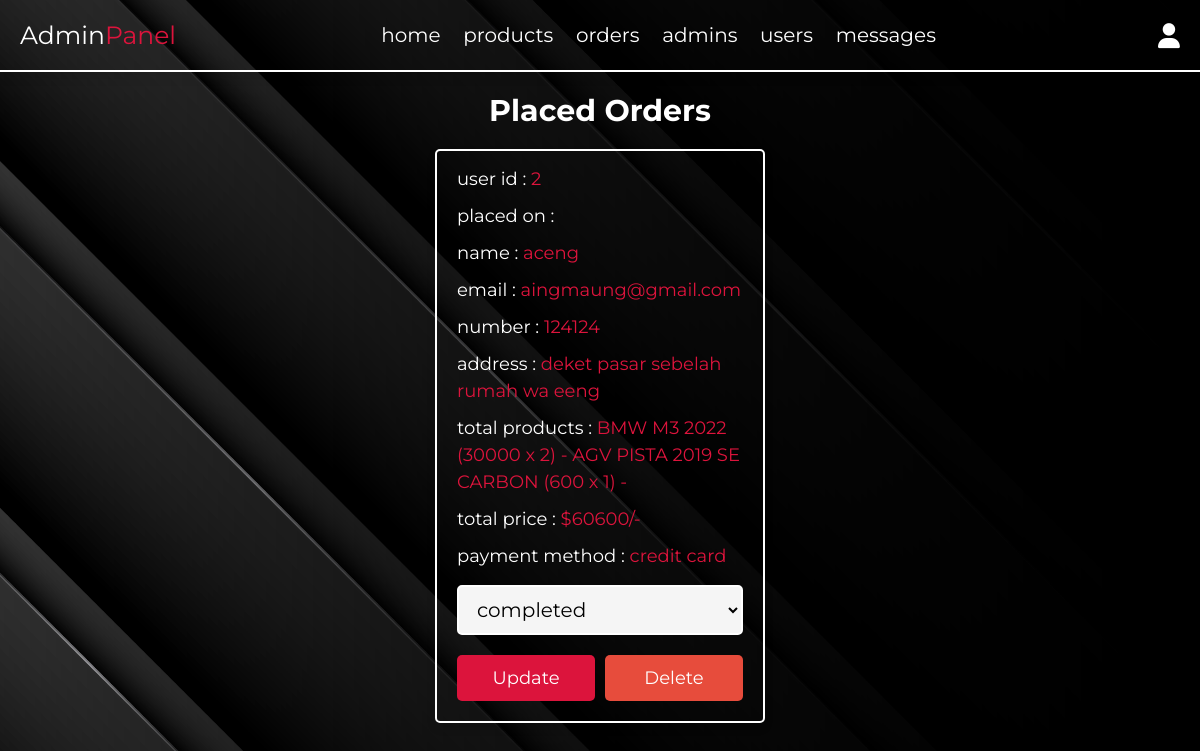
Screenshot of /placed_orders.php (signed in) with the database file from the repository.
### tables this page shows
CREATE TABLE `orders` (
  `id` int(100) NOT NULL,
  `user_id` int(100) NOT NULL,
  `name` varchar(20) NOT NULL,
  `number` varchar(10) NOT NULL,
  `email` varchar(50) NOT NULL,
  `method` varchar(50) NOT NULL,
  `address` varchar(500) NOT NULL,
  `total_products` varchar(1000) NOT NULL,
  `total_price` int(100) NOT NULL,
  `payment_status` varchar(20) NOT NULL DEFAULT 'pending'
);

### placed_orders.php (the view, shortened to what this page needs)
<?php
include 'connect.php';
?>
<!DOCTYPE html>
<html lang="en">
<head>
   <link rel="stylesheet" href="https://cdnjs.cloudflare.com/ajax/libs/font-awesome/6.1.1/css/all.min.css">
   <link rel="stylesheet" href="admin_style.css">
</head>
<body>
<?php include 'admin_header.php' ?>
<section class="placed-orders">
   <h1 class="heading">placed orders</h1>
   <div class="box-container">
   <?php
      $select_orders = $conn->prepare("SELECT * FROM `orders`");
      $select_orders->execute();
      if($select_orders->rowCount() > 0){
         while($fetch_orders = $select_orders->fetch(PDO::FETCH_ASSOC)){
   ?>
   <div class="box">
      <p> user id : <span><?= $fetch_orders['user_id']; ?></span> </p>
      <p> placed on : <span><?= $fetch_orders['placed_on']; ?></span> </p>
      <p> name : <span><?= $fetch_orders['name']; ?></span> </p>
      <p> email : <span><?= $fetch_orders['email']; ?></span> </p>
      <p> number : <span><?= $fetch_orders['number']; ?></span> </p>
      <p> address : <span><?= $fetch_orders['address']; ?></span> </p>
      <p> total products : <span><?= $fetch_orders['total_products']; ?></span> </p>
      <p> total price : <span>$<?= $fetch_orders['total_price']; ?>/-</span> </p>
      <p> payment method : <span><?= $fetch_orders['method']; ?></span> </p>
      <form action="" method="POST">
         <select name="payment_status" class="drop-down">
            <option value="" selected disabled><?= $fetch_orders['payment_status']; ?></option>
         </select>
         <div class="flex-btn">
            <input type="submit" value="update" class="btn" name="update_payment">
            <a href="placed_orders.php?delete=<?= $fetch_orders['id']; ?>" class="delete-btn" onclick="return confirm('delete this order?');">delete</a>
         </div>
      </form>
   </div>
   <?php
      }
   }else{
      echo '<p class="empty">no orders placed yet!</p>';
   }
   ?>
   </div>
</section>
</body>
</html>

### admin_style.css (style rules this page uses)
:root { --main-color:crimson; --red:#e74c3c; --orange:crimson; --black:white; --white:#fff; --light-bg:#f5f5f5; --light-color:white; --border:.2rem solid var(--black); --box-shadow:0 .5rem 1rem rgba(0,0,0,.1); }
* { font-family: 'Montserrat', sans-serif; margin:0; padding:0; box-sizing: border-box; text-decoration: none; outline: none; border:none; }
body { background: url(img/3.jpg); background-size: cover; background-position: center; background-repeat: no-repeat; background-attachment: fixed; height: 100vh; width: auto; }
html { font-size: 62.5%; overflow-x: hidden; }
body { background-color: var(--light-bg); }
section { max-width: 1200px; margin:0 auto; padding:2rem; }
.btn, .delete-btn, .option-btn { display: block; margin-top: 1rem; border-radius: .5rem; cursor: pointer; width: 100%; font-size: 1.8rem; color:var(--white); padding:1.2rem 3rem; text-transform: capitalize; text-align: center; }
.btn { background-color: var(--main-color); }
.delete-btn { background-color: var(--red); }
.flex-btn { display: flex; gap:1rem; }
.heading { text-align: center; margin-bottom: 2rem; text-transform: capitalize; color:var(--black); font-size: 3rem; }
.placed-orders .box-container { display: grid; grid-template-columns: repeat(auto-fit, 33rem); gap:1.5rem; justify-content: center; align-items: flex-start; }
.placed-orders .box-container .box { border-radius: .5rem; box-shadow: var(--box-shadow); border:var(--border); padding:2rem; padding-top: 1rem; }
.placed-orders .box-container .box p { padding: .5rem 0; line-height: 1.5; font-size: 1.8rem; color:var(--black); }
.placed-orders .box-container .box p span { color:var(--main-color); }
.placed-orders .box-container .box .drop-down { width: 100%; margin:1rem 0; background-color: var(--light-bg); padding:1rem 1.4rem; font-size: 2rem; border:var(--border); border-radius: .5rem; }

### rows the page displays
orders: user "2", name "aceng", email "aingmaung@gmail.com", number "124124", address "deket pasar sebelah rumah wa eeng", total_products "BMW M3 2022 (30000 x 2) - AGV PISTA 2019 SE CARBON (600 x 1) -", total_price "60600", method "credit card", payment_status "completed"
